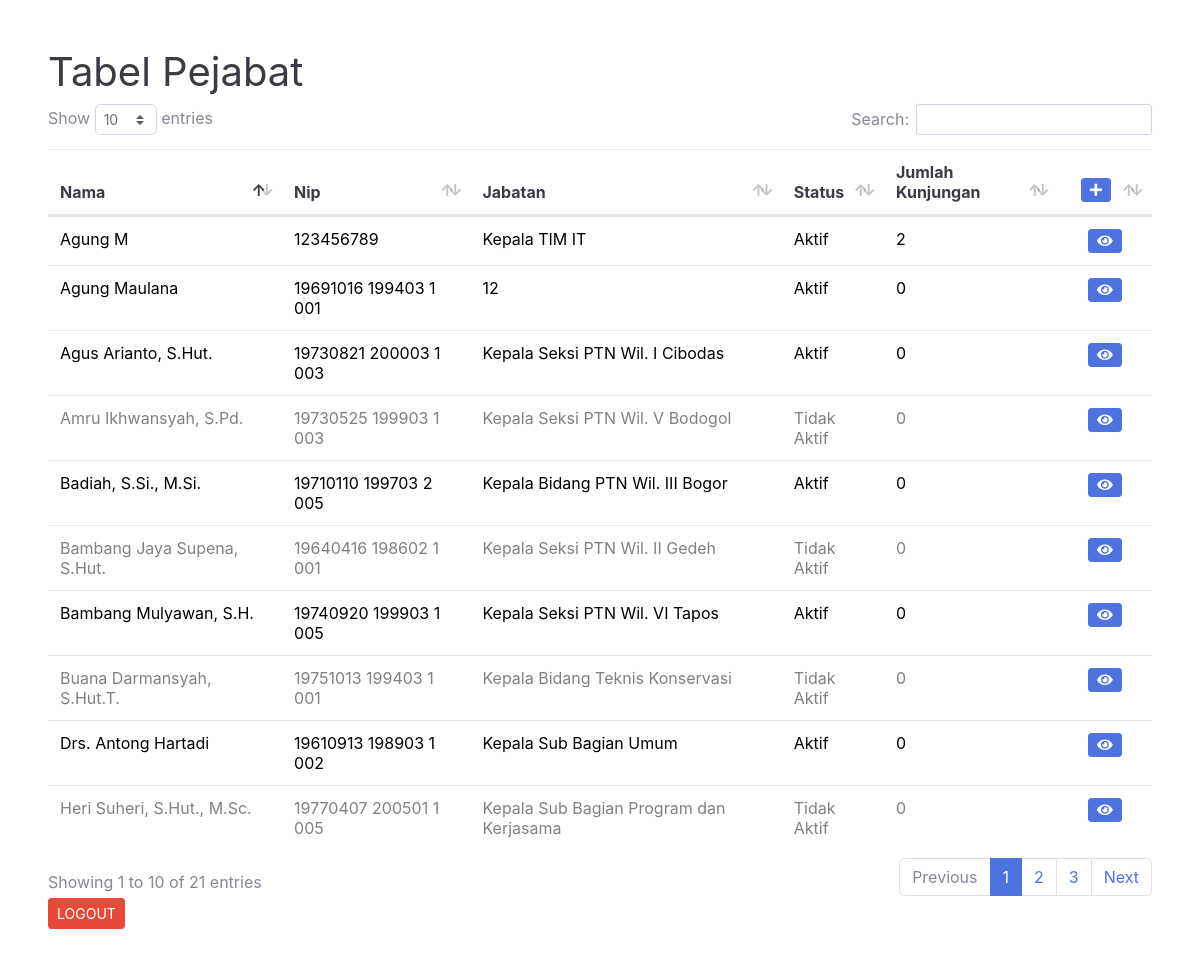
Screenshot of /index.php (signed in) with the database file from the repository.
### tables this page shows
CREATE TABLE `pejabat` (
  `id` int(11) NOT NULL,
  `nama` varchar(100) NOT NULL,
  `nip` varchar(50) NOT NULL,
  `jabatan` varchar(100) NOT NULL,
  `status` varchar(25) DEFAULT NULL,
  `tanda_tangan` varchar(100) NOT NULL,
  `password` varchar(255) DEFAULT NULL,
  `username` varchar(255) DEFAULT NULL,
  `profile` varchar(255) DEFAULT NULL,
  `kadaluwarsa` datetime NOT NULL DEFAULT current_timestamp(),
  `kunjungan` int(255) NOT NULL DEFAULT 0
);

### index.php (the view, shortened to what this page needs)
<?php
  include "header.php";
  $username = "";
  if(!isset($_SESSION['username'])){
    header('location:login.php');
  }else{
    $username = $_SESSION['username'];
  }
?>
    <div class="table-responsive p-5">
        <h1 class="text-gray-900">Tabel Pejabat</h1>
        <table id='dataTables-example' class="text-gray-900 table">
            <thead>
            <tr>
                <th>Nama</th>
                <th>Nip</th>
                <th>Jabatan</th>
                <th>Status</th>
                <th>Jumlah Kunjungan</th>
                <th class="text-center">
                    <a href="pejabat_tambah.php" class="btn btn-primary btn-sm">
                        <i class="fas fa-plus"></i>
                    </a>
                </th>
            </tr>
            </thead>
            <tbody>
            <?php
            $sql=mysqli_query($koneksi, "SELECT * FROM pejabat");
            while($d=mysqli_fetch_array($sql)){
                echo "<tr id='search'>
                        <td style='color:".($d['status'] == "Aktif" ? "black" : "grey")."'>$d[nama]</td>
                        <td style='color:".($d['status'] == "Aktif" ? "black" : "grey")."'>$d[nip]</td>
                        <td style='color:".($d['status'] == "Aktif" ? "black" : "grey")."'>$d[jabatan]</td>
                        <td style='color:".($d['status'] == "Aktif" ? "black" : "grey")."'>$d[status]</td>
                        <td style='color:".($d['status'] == "Aktif" ? "black" : "grey")."'>$d[kunjungan]</td>
                        <td align='center' width='70px'>";
                        if($username == $d["username"]){
                            echo "<a class='btn btn-success btn-sm' href='pejabat_edit.php?id=$d[id]'>
                            <i class='fas fa-edit'></i></a>
                            <a href='#myModal' class='hapus-pejabat btn btn-danger btn-sm' data-id='$d[id]'
                            role='button' data-toggle='modal' data-nama='$d[nama]'>
                            <i class='fas fa-times'></i></a>";
                        }else{
                            echo " <a class='btn btn-primary btn-sm' href='pejabat_edit.php?id=$d[id]'>
                            <i class='fas fa-eye'></i></a>";
                        }
                            echo "<div class='modal small fade' id='myModal' tabindex='-1' role='dialog' aria-labelledby='myModalLabel' aria-hidden='true'>
                                <div class='modal-dialog'>
                                    <div class='modal-content'>
                                        <div class='modal-header'>
                                            <h5 id='myModalLabel'>Informasi penghapusan</h5>
                                        </div>
                                        <div class='row modal-body p-3'>
                                            <div class='col-md-12'>
                                                <span class='h6'>Nama Pejabat</span>
                                                <p id='nama_pejabat' class='h5 text-info mb-3'></p>
                                            </div>
                                            <div class='col-md-12 mb-3'>
                                                <h5> Apakah Anda yakin ingin menghapus data ini ?</h5>
                                            </div>
                                            <div class='col-md-12 float-center'>
                                                <a href='' class='btn btn-primary btn-sm' data-dismiss='modal' aria-hidden='true'>Cancel</a>
                                                <a href='#' class='btn btn-danger btn-sm'  id='modalDelete' >Delete</a>
                                            </div>
                                        </div>
                                    </div>
                                </div>
                            </div>
                        </td>
                    </tr>
                    ";
            }
            ?>
            </tbody>
        </table>
    <a href="logout.php" class='btn btn-danger btn-sm'>LOGOUT</a>
    </div>
</body>
</html>

### header.php (shortened to what this page needs)
<html>
<head>
    <link href="asset/bootstrap/css/sb-admin-2.min.css" rel="stylesheet">
    <link rel="stylesheet" href="asset/icon/css/all.min.css">
      <link rel="stylesheet" type="text/css" href="asset/DataTables/datatables.min.css"/>
</head>
<body>

### rows the page displays
pejabat: nama "Buana Darmansyah, S.Hut.T.", nip "19751013 199403 1 001", jabatan "Kepala Bidang Teknis Konservasi", status "Tidak Aktif", kunjungan "0"
pejabat: nama "Badiah, S.Si., M.Si.", nip "19710110 199703 2 005", jabatan "Kepala Bidang PTN Wil. III Bogor", status "Aktif", kunjungan "0"
pejabat: nama "Agung M", nip "123456789", jabatan "Kepala TIM IT", status "Aktif", kunjungan "2"
pejabat: nama "Drs. Antong Hartadi", nip "19610913 198903 1 002", jabatan "Kepala Sub Bagian Umum", status "Aktif", kunjungan "0"
pejabat: nama "Heri Suheri, S.Hut., M.Sc.", nip "19770407 200501 1 005", jabatan "Kepala Sub Bagian Program dan Kerjasama", status "Tidak Aktif", kunjungan "0"
pejabat: nama "Agus Arianto, S.Hut.", nip "19730821 200003 1 003", jabatan "Kepala Seksi PTN Wil. I Cibodas", status "Aktif", kunjungan "0"
pejabat: nama "Bambang Jaya Supena, S.Hut.", nip "19640416 198602 1 001", jabatan "Kepala Seksi PTN Wil. II Gedeh", status "Tidak Aktif", kunjungan "0"
pejabat: nama "Amru Ikhwansyah, S.Pd.", nip "19730525 199903 1 003", jabatan "Kepala Seksi PTN Wil. V Bodogol", status "Tidak Aktif", kunjungan "0"
pejabat: nama "Bambang Mulyawan, S.H.", nip "19740920 199903 1 005", jabatan "Kepala Seksi PTN Wil. VI Tapos", status "Aktif", kunjungan "0"
pejabat: nama "Agung Maulana", nip "19691016 199403 1 001", jabatan "12", status "Aktif", kunjungan "0"
